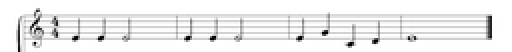
#> input picture dataset/test.png, 256 x 26 px, shrunk from 682 x 70 before the run (shown 2 times larger)
$ jupyter execute --allow-errors omr.ipynb   (shell and % lines are left out)   (older library calls are emulated)
#> lines starting #> are read from the running program, lines starting #| are printed output that depends on the picture; after the words box and inside, x2 and y2 are one past the last pixel; in counts of white or black regions, pixels touching at a corner belong together
### commonfunctions.py


import skimage.io as io
import matplotlib.pyplot as plt
import numpy as np
from skimage.exposure import histogram
from matplotlib.pyplot import bar
from skimage.color import rgb2gray
from skimage.filters import threshold_otsu, gaussian,median
from skimage.morphology import binary_opening, binary_closing, binary_dilation, binary_erosion, closing, opening, square, skeletonize, disk
from skimage.feature import canny
from skimage.transform import resize


def show_images(images, titles=None):
    n_ims = len(images)
    if titles is None:
        titles = ['(%d)' % i for i in range(1, n_ims + 1)]
    fig = plt.figure()
    n = 1
    for image, title in zip(images, titles):
        a = fig.add_subplot(1, n_ims, n)
        if image.ndim == 2:
            plt.gray()
        plt.imshow(image)
        a.set_title(title)
        plt.axis('off')
        n += 1
    fig.set_size_inches(np.array(fig.get_size_inches()) * n_ims)
    plt.show()


def showHist(img):
    plt.figure()
    imgHist = histogram(img, nbins=256)

    bar(imgHist[1].astype(np.uint8), imgHist[0], width=0.8, align='center')


# [20 lines left out: functions gray_img, otsu, not called in this run]


def get_gray(img):
    gray = rgb2gray(np.copy(img))
    return gray


def get_thresholded(img, thresh):
    return 1*(img > thresh)


# [27 lines left out: functions histogram, get_line_indices, get_region_lines_indices, not called in this run]

### omr.ipynb
[cell 1]
from commonfunctions import *

[cell 2]
def binary(img, threshold):
    gray = rgb2gray(img)*255
    bin_img = 255*(gray > threshold)
    return bin_img

[cell 3]
def erode_dilate(bin_img, se=np.ones((3,3)).astype(np.bool),flag=0):
    rows, cols = bin_img.shape
    eroded_shape = (
        rows + (se.shape[0]//2 )*2,
        cols + (se.shape[1]//2 )*2
    )
    if flag == 1:
        input_img = np.ones(eroded_shape).astype(np.bool)
    else :
        input_img = np.zeros(eroded_shape).astype(np.bool)
    input_img[se.shape[0]//2:rows+se.shape[0]//2, se.shape[1]//2:cols+se.shape[1]//2] = bin_img.astype(np.bool)

    se = se.astype(np.bool)
    res_img = np.zeros(eroded_shape).astype(np.bool)

    return (res_img, input_img)

[cell 4]
def erode(bin_img, se=np.ones((3,3)).astype(np.bool)):
    rows, cols = bin_img.shape
    se_rows, se_cols = se.shape
    eroded_img, input_img = erode_dilate(bin_img, se,1)

    for row in range(rows):
        for col in range(cols):
            eroded_img[row, col] = np.min(input_img[row:row+se_rows, col:col+se_cols][se])

    return eroded_img[0:rows,0:cols]

[cell 5]
def dilate(bin_img, se=np.ones((3,3)).astype(np.bool)):
    rows, cols = bin_img.shape
    se_rows, se_cols = se.shape
    dilated_img, input_img = erode_dilate(bin_img, se,0)

    for row in range(rows):
        for col in range(cols):
            dilated_img[row, col] = np.max(input_img[row:row+se_rows, col:col+se_cols][se])

    return dilated_img[0:rows, 0:cols]

[cell 6]
img = binary(io.imread('dataset/test.png'), 230)*255
#> in binary, img is the input picture: shape (26, 256); min 0, max 255, mean 238
#> in binary, `bin_img = 255*(gray > threshold)`:
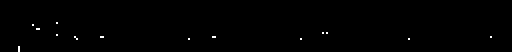
#> bin_img: shape (26, 256) int64 (shown 2 times larger); 0.3% white in thin lines or dots, all inside (x1, y1, x2, y2) = (9, 11, 246, 26)
#> (the rest of this cell did not finish here and is left out)

[cell 7]
vertical = np.copy(img)
rows = vertical.shape[0]
#> rows = 26
vertical_size = rows//15
#> vertical_size = 1
vertical_se = np.ones((vertical_size, 1)).astype(np.bool)
#> vertical_se = [True]
vertical = erode(vertical, vertical_se)
#> in erode, `eroded_img, input_img = erode_dilate(bin_img, se,1)`: eroded_img: shape (26, 256) bool; every value is 0
vertical = dilate(vertical, vertical_se)
# vertical = 255 - vertical
show_images([vertical])
#> in show_images, `n_ims = len(images)`: n_ims = 1
#> the loop in show_images, `for image, title in zip(images, titles):` made 1 pass
#> (title, n) on pass 1: ('(1)', 2)
#> after the loop in show_images, `for image, title in zip(images, titles):`: n = 2

[cell 8]
# [30 lines left out: functions horizontal_projection, crop, find_white_rows, not called in this run]

img = io.imread('dataset/note2.png')
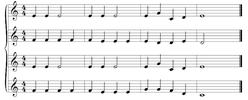
#> input picture dataset/note2.png, 248 x 100 px, shrunk from 661 x 267 before the run
#> img is the input picture: shape (100, 248); min 0, max 255, mean 235.5
if len(img.shape) == 3:
    img = rgb2gray(img)*255
else:
    img = rgb2gray(img)
bin_img = img
original = 255*(img > 230)
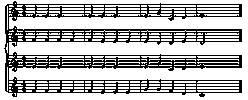
#> original: shape (100, 248) int64; 71.4% white; black in thin lines or dots
img = 255 - original
#> img: shape (100, 248) int64; 28.6% white in thin lines or dots
bin_img = img
show_images([img])
#> the loop in show_images (call 2), `for image, title in zip(images, titles):` made 1 pass
se = np.array([[0, 1, 0], [1, 1, 1], [0, 1, 0]])
for i in range(10):
    img = dilate(img, se)
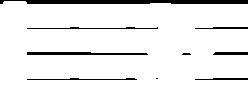
#> img: shape (100, 248) bool; 92.8% white; 9 black regions (2 under 20 px), largest, box (x1, y1, x2, y2) and area: (0, 0, 248, 4) 901, (27, 52, 148, 55) 305, (27, 27, 158, 29) 150
show_images([img])

#> (a cell that did not finish here is left out)

[cell 10]
from skimage.measure import label, regionprops
from skimage.color import label2rgb

show_images([bin_img])
staves = bin_img
sz = 45
horz_se = np.ones((1, sz)).astype(np.bool)
vert_se = np.ones((sz, 1)).astype(np.bool)
mat_se = np.ones((sz, sz)).astype(np.bool)
# print(vert_se, horz_se)
staves = dilate(staves, vert_se)
#> in erode_dilate (call 13), `input_img[se.shape[0]//2:rows+se.shape[0]//2, se.shape[1]//2:cols+se.s..`: input_img: shape (144, 248) bool; 19.8% white in thin lines or dots, all inside (x1, y1, x2, y2) = (4, 23, 242, 119)
#> in dilate (call 12), `dilated_img, input_img = erode_dilate(bin_img, se,0)`: dilated_img: shape (144, 248) bool; every value is 0
#> after the loop in dilate (call 12), `for row in range(rows):`:
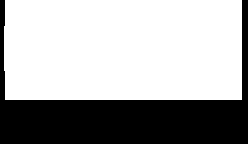
#> dilated_img: shape (144, 248) bool; 66.5% white; 1 black region, box (x1, y1, x2, y2) and area: (0, 0, 248, 144) 11967
#> in dilate (call 12), `return dilated_img[0:rows, 0:cols]`: returned value: shape (100, 248) bool; 95.7% white; 2 black regions, box (x1, y1, x2, y2) and area: (242, 0, 248, 100) 600, (0, 0, 5, 100) 455
staves = erode(staves, horz_se)
#> in erode_dilate (call 14), `input_img[se.shape[0]//2:rows+se.shape[0]//2, se.shape[1]//2:cols+se.s..`: input_img: shape (100, 292) bool; 96.4% white; 2 black regions, box (x1, y1, x2, y2) and area: (264, 0, 270, 100) 600, (22, 0, 27, 100) 455
#> in erode (call 2), `eroded_img, input_img = erode_dilate(bin_img, se,1)`: eroded_img: shape (100, 292) bool; every value is 0
#> after the loop in erode (call 2), `for row in range(rows):`:
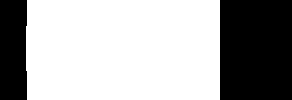
#> eroded_img: shape (100, 292) bool; 66.2% white; 2 black regions, box (x1, y1, x2, y2) and area: (220, 0, 292, 100) 7200, (0, 0, 27, 100) 2655
#> in erode (call 2), `return eroded_img[0:rows,0:cols]`: returned value: shape (100, 248) bool; 78% white; 2 black regions, box (x1, y1, x2, y2) and area: (220, 0, 248, 100) 2800, (0, 0, 27, 100) 2655

staff_regions = label(staves)
label_overlay = label2rgb(staff_regions, image=bin_img, bg_label=0)
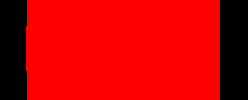
#> label_overlay: shape (100, 248, 3) float64; mean R, G, B 0.234, 5.53e-18, 5.53e-18; drawn with min black and max white
show_images([label_overlay])

[cell 11]
# [9 lines left out: function vert_proj, not called in this run]

[cell 12]
# [13 lines left out: function remove_staff, not called in this run]

[cell 13]
from skimage.measure import find_contours
from skimage.draw import rectangle
from matplotlib.pyplot import imshow

original_img = io.imread('dataset/note2.png')

gray_img = np.copy(original_img)
if len(gray_img.shape) == 3:
    gray_img = rgb2gray(gray_img)*255
else:
    gray_img = rgb2gray(gray_img)

bin_img = 255*(gray_img > 240)
#> bin_img: shape (100, 248) int64; 66.7% white; black in thin lines or dots
show_images([bin_img], ['Binary'])

#> (the rest of this cell did not finish here and is left out)

[cell 14]
from skimage.measure import find_contours
from skimage.draw import rectangle

[cell 15]
def get_boxes(contours):
    bounding_boxes = []
    for contour in contours:
        box = [np.min(contour[:, 1]), np.max(contour[:, 1]), np.min(contour[:, 0]), np.max(contour[:, 0])]
        bounding_boxes.append(box)
    return bounding_boxes
# [8 lines left out: function h_proj, not called in this run]

[cell 16]
def get_lines(img):
    original = np.copy(img)
    show_images([original], ['Original'])

    thresh = 250
    bin_img = 255*(img > thresh)
    inv_bin = 255 - bin_img
    show_images([bin_img, inv_bin], ['Binary', 'Inverse'])

    lines = []
    cross = np.array([[0,1,0],[1, 1, 1], [0,1,0]])
    for i in range(10):
        dilated = dilate(img, cross)
    show_images([dilated], ['Dilated'])

    contours = find_contours(dilated, 0.8)
    bounding_boxes = get_boxes(contours)

    count_contours = 0
    count_stanza_line = 0

    for box in bounding_boxes:
        count_contours += 1
        Xmin, Xmax, Ymin, Ymax = [int(i) for i in box]

        # if (Xmax - Xmin) < 10 or (Ymax - Ymin) < 10:
        #     continue

        h_hist = h_proj(bin_img, box)
        print(h_hist)

        idx = Ymin
        limit = 10
        consec_peaks = 15
        count = 0
        while idx < Ymax:
            while idx < Ymax and h_hist[idx] <= limit:
                idx = idx + 1
            start = idx
            while idx < Ymax and h_hist[idx] > limit:
                idx = idx + 1
            end = idx

            if (end - start) >= consec_peaks:
                print("Bounding")
                count += 1
                if count%2 == 1:
                    lines.append(((Xmin, start), (Xmax, end)))
                    if count_contours == 0:
                        count_stanza_line += 1
                    rr, cc = rectangle(start = (Ymin,Xmin), end = (Ymax,Xmax), shape=original.shape)
                    rr = np.array(rr,dtype='int')
                    cc = np.array(cc,dtype='int')
                    original[rr, cc] = 1
                    print(rr, cc)
    show_images([img], ['After Boundary Boxes'])
    print(lines)
    print(count_stanza_line)

[cell 17]
img = io.imread('dataset/note2.png')
if len(img.shape) == 3:
    img = rgb2gray(img)*255
else:
    img = rgb2gray(img)
get_lines(img)
#> in get_lines, `bin_img = 255*(img > thresh)`:
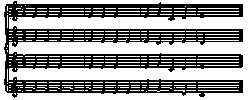
#> bin_img: shape (100, 248) int64; 59.2% white; black in thin lines or dots
#> in get_lines, `inv_bin = 255 - bin_img`: inv_bin: shape (100, 248) int64; 40.8% white in thin lines or dots
#> the loop in get_lines, `for i in range(10):` made 10 passes
#> pass 1, in dilate (call 13), `dilated_img, input_img = erode_dilate(bin_img, se,0)`:
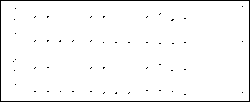
#> input_img: shape (102, 250) bool; 96.9% white; black in thin lines or dots
#> in get_lines, `contours = find_contours(dilated, 0.8)`: contours = []
#> after the loop in get_lines, `for box in bounding_boxes:`: count_contours = 0; lines = []
#| 0
# [4 lines of commented-out code are left out]

[cell 18]
from collections import Counter

# [17 lines left out: functions horiz_proj, rle_append, not called in this run]
def col_rle(bin_img):
    # [36 lines of commented-out code are left out]

    num_rows = img.shape[0]  # Image Height (number of rows)
    num_cols = img.shape[1]  # Image Width (number of columns)
    rle_image_white_runs = []  # Cumulative white run list
    rle_image_black_runs = []  # Cumulative black run list
    sum_all_consec_runs = []  # Cumulative consecutive black white runs

    for i in range(num_cols):
        col = img[:, i]
        rle_col = []
        rle_white_runs = []
        rle_black_runs = []
        run_val = 0  # (The number of consecutive pixels of same value)
        run_type = col[0]  # Should be 255 (white) initially
        for j in range(num_rows):
            if (col[j] == run_type):
                # increment run length
                run_val += 1
            else:
                # add previous run length to rle encoding
                rle_col.append(run_val)
                if (run_type == 0):
                    rle_black_runs.append(run_val)
                else:
                    rle_white_runs.append(run_val)

                # alternate run type
                run_type = col[j]
                # increment run_val for new value
                run_val = 1

        # add final run length to encoding
        rle_col.append(run_val)
        if (run_type == 0):
            rle_black_runs.append(run_val)
        else:
            rle_white_runs.append(run_val)

        # Calculate sum of consecutive vertical runs
        sum_rle_col = [sum(rle_col[i: i + 2]) for i in range(len(rle_col))]

        # Add to column accumulation list
        rle_image_white_runs.extend(rle_white_runs)
        rle_image_black_runs.extend(rle_black_runs)
        sum_all_consec_runs.extend(sum_rle_col)

    white_runs = Counter(rle_image_white_runs)
    black_runs = Counter(rle_image_black_runs)
    black_white_sum = Counter(sum_all_consec_runs)

    line_spacing = white_runs.most_common(1)[0][0]
    line_width = black_runs.most_common(1)[0][0]
    width_spacing_sum = black_white_sum.most_common(1)[0][0]

    assert (line_spacing + line_width == width_spacing_sum), "Estimated Line Thickness + Spacing doesn't correspond with Most Common Sum "

    return line_width, line_spacing

# [51 lines of commented-out code are left out]

[cell 19]
# [83 lines left out: functions find_staffline_rows, find_staffline_columns, not called in this run]

[cell 20]
img = io.imread('dataset/note2.png')
bin_img = np.copy(img)
if len(img.shape) == 3:
    img = rgb2gray(img)*255
    bin_img = 1.0*(img > 250)
else:
    img = rgb2gray(img)
    bin_img = 1.0*(img > 0.9)
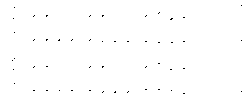
#> bin_img: shape (100, 248) float64; values 0 (black) and 1 (white), 99.6% white; black in thin lines or dots, all inside (x1, y1, x2, y2) = (12, 5, 242, 94)
img = bin_img
show_images([img, bin_img], ['Original', 'Binary'])

#> (the rest of this cell did not finish here and is left out)

#> after the loop in col_rle, `for i in range(num_cols):`: rle_image_black_runs = 88 values, max 2 at index 15, min 1 at index 0, mean 1.08; rle_image_white_runs = 336 values, max 100 at index 0, min 5 at index 326, mean 73.53; sum_all_consec_runs = 424 values, max 100 at index 0, min 6 at index 345, mean 63.73
#> in col_rle, `white_runs = Counter(rle_image_white_runs)`: white_runs = 33 items
#> in col_rle, `black_runs = Counter(rle_image_black_runs)`: black_runs = {1: 81, 2: 7}
#> in col_rle, `black_white_sum = Counter(sum_all_consec_runs)`: black_white_sum = 36 items
#> in col_rle, `line_spacing = white_runs.most_common(1)[0][0]`: line_spacing = 100
#> in col_rle, `line_width = black_runs.most_common(1)[0][0]`: line_width = 1
#> in col_rle, `width_spacing_sum = black_white_sum.most_common(1)[0][0]`: width_spacing_sum = 100
all_staffline_vertical_indices = find_staffline_rows(bin_img, line_width, line_spacing)
all_staffline_horizontal_indices = find_staffline_columns(bin_img, all_staffline_vertical_indices, line_width, line_spacing)


staffs = []
half_dist_between_staffs = (all_staffline_vertical_indices[1][0][0] - all_staffline_vertical_indices[0][4][line_width - 1])//2

for i in range(len(all_staffline_vertical_indices)):
    # Create Bounding Box
    x = all_staffline_horizontal_indices[i][0]
    y = all_staffline_vertical_indices[i][0][0]
    width = all_staffline_horizontal_indices[i][1] - x
    height = all_staffline_vertical_indices[i][4][line_width - 1] - y
    staff_box = (x, y, width, height)

    # Create Cropped Staff Image
    staff_img = img[max(0, y - half_dist_between_staffs): min(y+ height + half_dist_between_staffs, img.shape[0] - 1), x:x+width]

    # Normalize Staff line Numbers to Cropped Image
    pixel = half_dist_between_staffs
    normalized_staff_line_vertical_indices = []

    for j in range(5):
        line = []
        for k in range(line_width):
            line.append(pixel)
            pixel += 1
        normalized_staff_line_vertical_indices.append(line)
        pixel += line_spacing + 1

    staff = (normalized_staff_line_vertical_indices, staff_box, line_width, line_spacing, staff_img)
    staffs.append(staff)


# [23 lines of commented-out code are left out]

staved_img = img.copy()
for staff in staves:
    _, box, _, _, _ = staff
    print(box)
    Xmin, Ymin, width, height = box
    Xmax = Xmin + width
    Ymax = Ymin + height
    rr, cc = rectangle(start = (Ymin,Xmin), end = (Ymax,Xmax), shape=staved_img.shape)
    # rr = np.array(rr,dtype='int')
    # cc = np.array(cc,dtype='int')
    staved_img[rr, cc] = 0


show_images([staved_img], ['Staves'])
